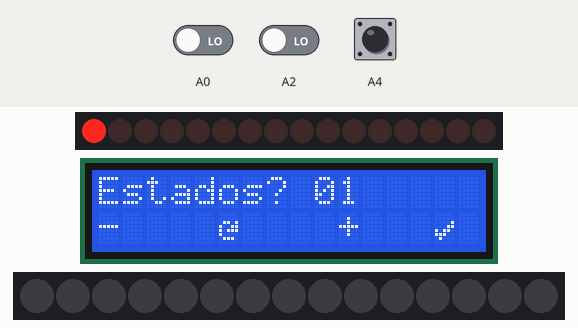
A sketch run on a simulated Arduino Uno, built with avr-gcc and run on an emulated ATmega328P. Shown: 16 shift-register outputs drawn as a row of LEDs (first output left, lit = HIGH), 16×2 character LCD, 15 RGB LEDs in strip order, left to right. Wiring (inferred from the names in the program): 2 × shift register (74HC595): data pin 9; shift clock pin 11; latch pin 10. Wiring (inferred from the signals the program sends): row of LEDs: on Q0, Q1, Q2, Q3, Q4, Q5, Q6, Q7, Q8, Q9, Q10, Q11, Q12, Q13, Q14, Q15. Inputs (shaded band) come from the test bench; at power-on: A4 LOW, A0 LOW, A2 LOW. Dim RGB values are drawn brighter than linear.

Above: at 1.2 s.
1.3 s: A4 driven HIGH
At 1.6 s:
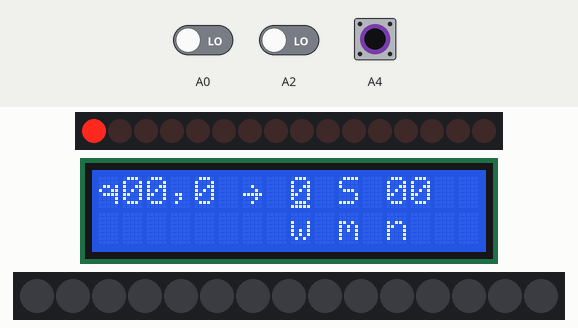
2.8 s: A0 driven HIGH
At 3.2 s:
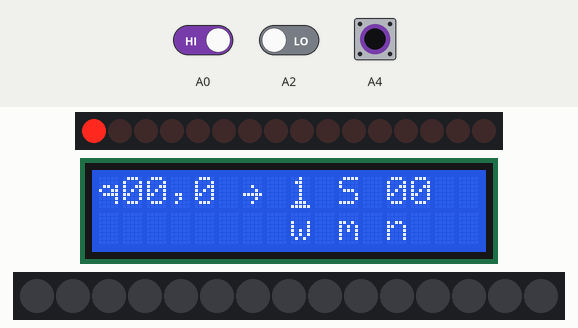
4.3 s: A2 driven HIGH
At 5.0 s:
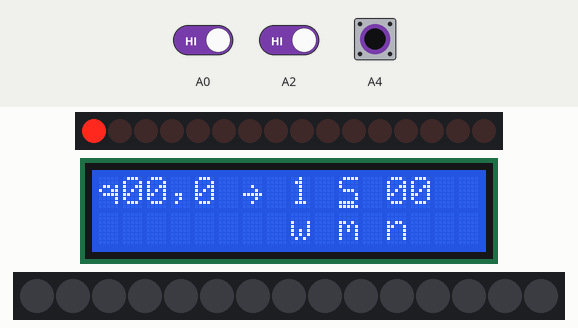
5.8 s: A4 pulsed LOW 5 times (0.12 s each, 0.3 s apart)
At 7.8 s:
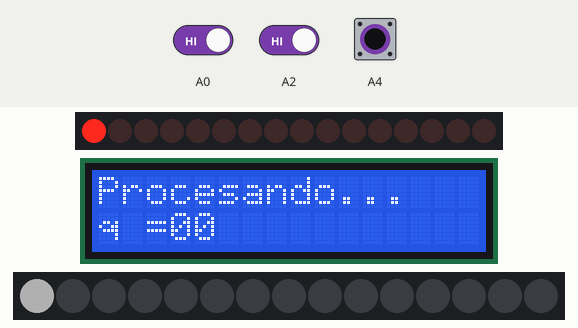
Timing chart, 0 to 9.3 s (numbered marks = the images above; inputs shaded):
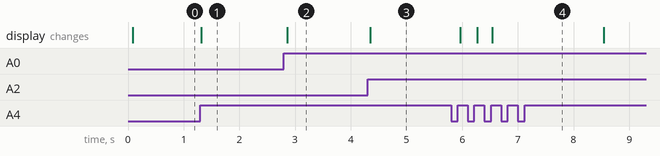

Measured:
- after the input at 1.3 s, the display: changes at once (image 1)
- after the input at 2.8 s, the display: changes after 0.06 s (image 2)
- after the input at 4.3 s, the display: changes after 0.05 s (image 3)
- after the input at 5.8 s, the display: first changes after 0.16 s (image 4 shows a later state)

The sketch:

Turino.ino
```cpp
#include <LiquidCrystal.h>
#include <FastLED.h>

// Pines a utilizar
#define LEDSTRIP 8
#define DS 9
#define ST 10
#define SH 11

enum states {CANTSTATES, INSTATES, DATA, STRSTATE, PROCESSING, FINISHED};
enum stateproperties {WRITE, MOVE, NEXTSTATE};
enum movevalues {LEFT, RIGHT, STAY};
enum inputs {ZERO, ONE, BLANK};
enum customchars {ARROW, CHECK, RESET, BLANKCH};

//Caracteres propios para mostrar en LCD
byte arrow[] = {
  B00000,
  B00000,
  B00100,
  B00010,
  B11111,
  B00010,
  B00100,
  B00000
};

byte check[] = {
  B00000,
  B00000,
  B00001,
  B00011,
  B10110,
  B11100,
  B01000,
  B00000
};

byte reset[] = {
  B00000,
  B00000,
  B01101,
  B10011,
  B10111,
  B10000,
  B01110,
  B00000
};

byte blank[] = {
  B00000,
  B00000,
  B00000,
  B00000,
  B00000,
  B10001,
  B11111,
  B00000
};

// Variables
LiquidCrystal lcd(7, 6, 5, 4, 3, 2);

const int stripmax = 15;
const int maxstates = 20;

// Para manejo de botones
boolean btnPrevState[4];
boolean btnState[4];

// FUNCIONAMIENTO DE LA MÁQUINA
// Valor a usar para encender uno de los leds del cursor
long ledvalue = 0;

// Indice donde esta ubicado el cursor
int ledcursor = 0;

// Cantidad de estados a utilizar
int cantstates = 1;

// Matriz para representar los estados
// Cada estado se representa por una matriz 3x3
int transitions[maxstates][3][3];

// Estado inicial de la maquina
int initialState = 0;

// Variables para ejecución de la máquina
int current_q = 0;
int accepted = 0;
int rejected = 0;

/*
 * Variable para manejar en que fase está la maquina
 * CANTSTATES - Ingresar cantidad de estados
 * INSTATES - Ingresar función de transición
 * DATA - Ingresar datos a la cinta
 * STRSTATE - Ingresar estado inicial
 * PROCESSING - Procesamiento de la cinta
 * FINISHED - Finalizacion
*/
int fase = CANTSTATES;

// Cinta de la maquina
int tape[stripmax];
// Manejo de tira LED
CRGB ledstrip[stripmax];

// Variables para ingresar estados
int currentstate = 0;
int currentproperty = WRITE;
int currentsymbol = ZERO;


void setup() {
    pinMode(ST, OUTPUT);
    pinMode(DS, OUTPUT);
    pinMode(SH, OUTPUT);
    regist(ledcursor);

    // Inicializacion caracteres propios
    lcd.createChar(ARROW, arrow);
    lcd.createChar(CHECK, check);
    lcd.createChar(RESET, reset);
    lcd.createChar(BLANKCH, blank);

    lcd.begin(16, 2);

    //Inicializacion de matriz de transiciones
    initTransitions();

    // Inicializacion de tira LED
    FastLED.addLeds<WS2811, LEDSTRIP, BRG>(ledstrip, stripmax);
    FastLED.setBrightness(70);
    for(int i = 0; i < stripmax; i++){
        ledstrip[i] = CRGB(0,0,0);
        tape[i] = BLANK;
    }
    FastLED.show();

    Serial.begin(9600);
}

void loop() {

    delay(10);

    button1();

    //button2();

    button3();

    button4();

    draw();

    updateLedStrip();

    processTape();
}
```

buttons.ino
```cpp
void button1(){
    btnState[0] = button(btnPrevState[0], A0);
    if(btnPrevState[0] == LOW && btnState[0] == HIGH){
        switch(fase){
            case CANTSTATES:
                cantstates--;
                cantstates = cantstates < 1 ? 1 : cantstates;
            break;

            case INSTATES:
                switch(currentproperty){
                    case WRITE:
                        transitions[currentstate][currentsymbol][WRITE]++;
                        if(transitions[currentstate][currentsymbol][WRITE] > BLANK)
                            transitions[currentstate][currentsymbol][WRITE] = ZERO;
                    break;

                    case MOVE:
                        transitions[currentstate][currentsymbol][MOVE]++;
                        if(transitions[currentstate][currentsymbol][MOVE] > STAY)
                            transitions[currentstate][currentsymbol][MOVE] = LEFT;
                    break;

                    case NEXTSTATE:
                        transitions[currentstate][currentsymbol][NEXTSTATE]+=1;
                        if(transitions[currentstate][currentsymbol][NEXTSTATE] > (cantstates+1)) //se añade 1 de aceptacion y 1 de rechazo;
                            transitions[currentstate][currentsymbol][NEXTSTATE] = 0;
                    break;
                }
            break;

            case DATA:
                tape[ledcursor]++;
                if(tape[ledcursor] > BLANK) tape[ledcursor] = ZERO;
                for (int i = 0; i < stripmax ; i++)
                    Serial.print(tape[i]);
                Serial.println(); Serial.println();
            break;

            case STRSTATE:
                current_q--;
                current_q = current_q < 0 ? cantstates-1 : current_q;
            break;
        }
    }
    btnPrevState[0] = btnState[0];
}

void button2(){
    /*
      Este boton no se utilizo. Servia como Regresar
    */
}


void button3(){
    btnState[2] = button(btnPrevState[2], A2);
    if(btnPrevState[2] == LOW && btnState[2] == HIGH){

        switch(fase){

            case CANTSTATES:
                cantstates++;
                cantstates = cantstates > maxstates ? maxstates : cantstates;
            break;

            case INSTATES:
                lcd.clear();
                currentproperty++;
                if(currentproperty > NEXTSTATE){
                    currentproperty = WRITE;
                    currentsymbol++;

                    if(currentsymbol > BLANK){
                        currentsymbol = ZERO;
                        currentstate++;
                        if(currentstate > (cantstates - 1)) {
                            currentstate = 0;
                        }
                    }
                }

            break;

            case DATA:
                ledcursor++;
                ledcursor = ledcursor > (stripmax-1) ? 0 : ledcursor;
                regist(ledcursor);
            break;

            case STRSTATE:
                current_q++;
                current_q = current_q > cantstates-1 ? 0 : current_q;
            break;
        }

    }
    btnPrevState[2] = btnState[2];
}

void button4(){
    btnState[3] = button(btnPrevState[3], A4);
    if(btnPrevState[3] == LOW && btnState[3] == HIGH){

        switch(fase){

            case CANTSTATES:
                lcd.clear();
                lcd.cursor();
                accepted = cantstates;
                rejected = cantstates + 1;
                fase = INSTATES;
            break;

            case INSTATES:
                lcd.noCursor();
                fase = DATA;
            break;

            case DATA:
                lcd.clear();
                fase = STRSTATE;
                ledcursor = 0;
                regist(ledcursor);
            break;

            case STRSTATE:
                lcd.clear();
                fase = PROCESSING;
            break;

            case FINISHED:

              break;

            default: break;
        }

    }
    btnPrevState[3] = btnState[3];
}


/*
    Evita el efecto rebote en los botones
*/
boolean button(boolean estAnterior, int pin){
    boolean estActual = digitalRead(pin);
    if(estAnterior != estActual){
      delay(5);
      estActual = digitalRead(pin);
    }
    return estActual;
}
```

draw.ino
```cpp
void draw(){
    switch(fase){

        case CANTSTATES:
            lcd.setCursor(0,0);
            lcd.print("Estados? ");
            if(cantstates < 10){
                lcd.print(0);
                lcd.print(cantstates);
            }else {
                lcd.print(cantstates);
            }
            lcd.setCursor(0,1);
            lcd.print("-    ");
            lcd.write(2);
            lcd.print("    +   ");
            lcd.write(1);
        break;

        case INSTATES:
            // Imprimiendo funcion de transición
            lcd.setCursor(0,0);
            lcd.print("q");
            printState(currentstate);
            lcd.print(",");

            if(currentsymbol == BLANK) lcd.write(BLANKCH);
            else lcd.print(currentsymbol);
            lcd.print(" ");

            lcd.write(ARROW); lcd.print(" ");

            if(transitions[currentstate][currentsymbol][WRITE] == BLANK)
                lcd.write(BLANKCH);
            else
                lcd.print(transitions[currentstate][currentsymbol][WRITE]);
            lcd.print(" ");

            //Movimiento a realizar
            switch(transitions[currentstate][currentsymbol][MOVE]){
                case LEFT: lcd.print("L"); break;
                case RIGHT: lcd.print("R"); break;
                case STAY: lcd.print("S"); break;
            }
            lcd.print(" ");

            printState(transitions[currentstate][currentsymbol][NEXTSTATE]);
            lcd.print(" ");

            //Etiquetas para reconocer cada entrada
            lcd.setCursor(8,1); lcd.print("w");
            lcd.setCursor(10,1); lcd.print("m");
            lcd.setCursor(12,1); lcd.print("n");

            //Muesta cursor en la entrada seleccionada
            switch(currentproperty){
                case WRITE: lcd.setCursor(8,0); break;
                case MOVE: lcd.setCursor(10,0); break;
                case NEXTSTATE: lcd.setCursor(12,0); break;
            }
            delay(50);
        break;


        case DATA:
            lcd.setCursor(0,0);
            lcd.print(" Ingrese datos");
            lcd.setCursor(0,1);
            lcd.print("  a la cinta  ");
            lcd.write(1);
        break;


        case STRSTATE:
            lcd.setCursor(0,0);
            lcd.print("Est. inicio? ");
            if(current_q < 10){
                lcd.print(0);
                lcd.print(current_q );
            }else {
                lcd.print(current_q );
            }
            lcd.setCursor(0,1);
            lcd.print("-         +   ");
            lcd.write(1);
        break;

        case PROCESSING:
            lcd.setCursor(0,0);
            lcd.print("Procesando...");
            lcd.setCursor(0,1);
            lcd.print("q =");
            printState(current_q);
        break;

        case FINISHED:
            lcd.setCursor(0,0);
            if(current_q == accepted)
                lcd.print("** ACEPTADO **");
            else
                lcd.print("**RECHAZADO**");
        break;
    }
}

/*
    Imprime el estado actual en formato 00, 01..
    Si el estado es el definido como el de aceptacion
    o rechazo, se imprime A o X respectivamente.
*/
void printState(int state){
    if(state == accepted) lcd.print("A ");
    else if(state == rejected) lcd.print("X ");
    else if(state < 10){
        lcd.print(0);
        lcd.print(state);
    }else {
        lcd.print(state);
    }
}
```

functions.ino
```cpp
void initTransitions(){
    for (int i = 0; i < maxstates; i++){
        transitions[i][ZERO][WRITE] = ZERO;
        transitions[i][ZERO][MOVE] = STAY;
        transitions[i][ZERO][NEXTSTATE] = 0;

        transitions[i][ONE][WRITE] = ZERO;
        transitions[i][ONE][MOVE] = STAY;
        transitions[i][ONE][NEXTSTATE] = 0;

        transitions[i][BLANK][WRITE] = ZERO;
        transitions[i][BLANK][MOVE] = STAY;
        transitions[i][BLANK][NEXTSTATE] = 0;
    }
}

/*
    Procesa la función de transición ingresada
*/
void processTape(){
    if(fase == PROCESSING){

        // El programa podría nunca terminar de procesar si no se define un
        // estado de aceptación o rechazo, como lo define la teoría
        while(current_q != accepted && current_q != rejected){

            int current_cell_value = tape[ledcursor];

            int symbol_to_write = transitions[current_q][current_cell_value][WRITE];
            int movement = transitions[current_q][current_cell_value][MOVE];
            int next_state = transitions[current_q][current_cell_value][NEXTSTATE];

            //Escribir en la cinta
            tape[ledcursor] = symbol_to_write;
            updateLedStrip();
            delay(1000);

            //Mover el cabezal
            switch(movement){
                case LEFT:
                    ledcursor--;
                    ledcursor = constrain(ledcursor, 0, stripmax-1);
                break;
                case RIGHT:
                    ledcursor++;
                    ledcursor = constrain(ledcursor, 0, stripmax-1);
                break;
            }

            regist(ledcursor);
            delay(1000);

            //Cambiar el estado
            current_q = next_state;
        }

        fase = FINISHED;
    }
}
```

ledControl.ino
```cpp
/*
    Actualiza los leds que representan el cabezal.
    bit(index) devuelve 2^index.
    Si index = 10, ledvalue = 1024.
    Su binario = 00000100 00000000
    hbyte = 00000100
    lbyte = 00000000
    Se encenderá el led 11
*/
void regist(int index){
    ledvalue = bit(index);

    byte HBYTE = 0;
    byte LBYTE = 0;

    int hbyte = ledvalue & B11111111;
    int lbyte = abs(ledvalue / 256);

    HBYTE = hbyte;
    LBYTE = lbyte;

    digitalWrite(ST, LOW);
    shiftOut(DS, SH, MSBFIRST, LBYTE);
    shiftOut(DS, SH, MSBFIRST, HBYTE);
    digitalWrite(ST, HIGH);

}

// Actualiza los leds en la tira
void updateLedStrip(){
    for (int i = 0; i < stripmax; i++){
        switch (tape[i]){
            case ZERO: ledstrip[i] = CRGB(200,200,200); break;
            case ONE: ledstrip[i] = CRGB(255,0,255); break;
            case BLANK: ledstrip[i] = CRGB(0,0,0); break;
        }
    }
    FastLED.show();
}
```
